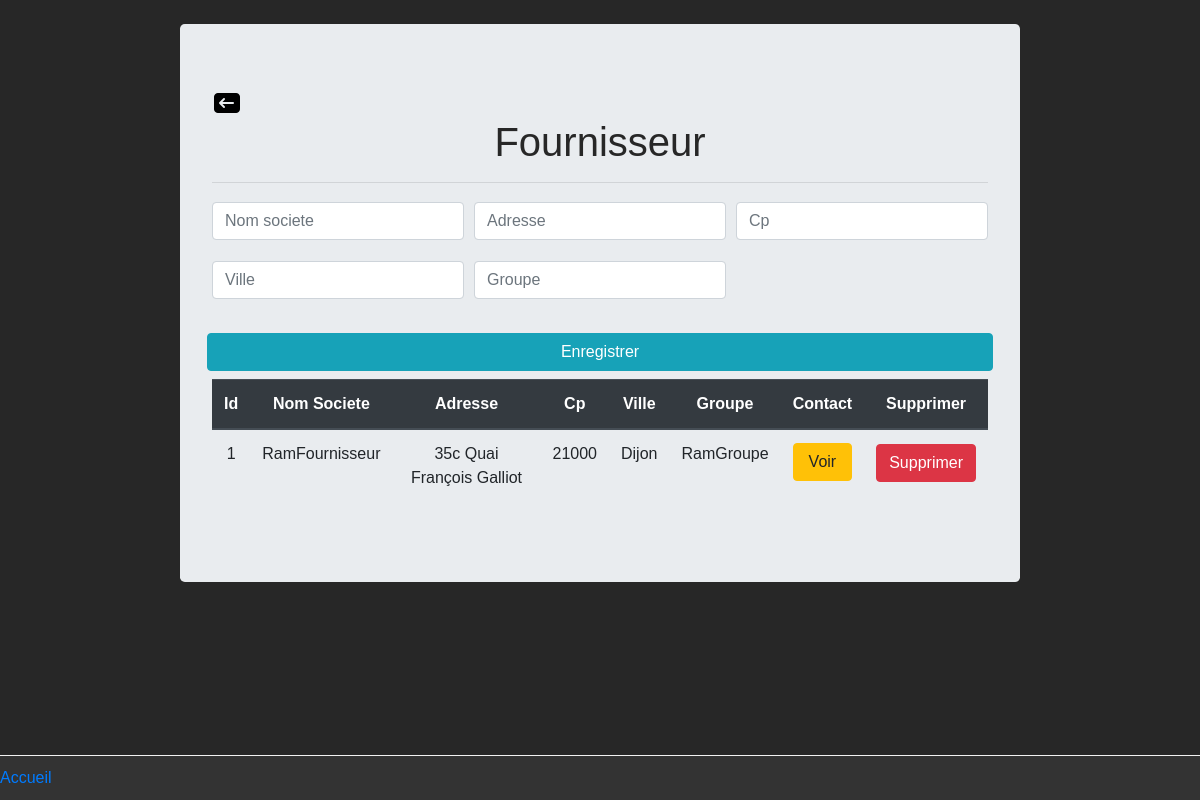
Screenshot of /page/bdd/fournisseurbdd.php with the database file from the repository.
### tables this page shows
CREATE TABLE `fournisseur` (
  `id` int(11) NOT NULL,
  `nom_societe` varchar(50) NOT NULL,
  `adresse` varchar(150) NOT NULL,
  `cp` int(11) NOT NULL,
  `ville` varchar(50) NOT NULL,
  `groupe` varchar(50) NOT NULL
);

### controller/RecupData.php (called while the page is built, shortened)
<?php
class RecupData
{
    public static function getAllFournisseurs()
    {
        $bdd = new PDO('mysql:host=localhost;dbname=chiffrage;','root','');
        return $bdd->query('SELECT * FROM fournisseur')->fetchAll(PDO::FETCH_OBJ);
    }
}

### page/bdd/fournisseurbdd.php (the view, shortened to what this page needs)
<?php
include_once('../../Controller/RecupData.php');
$lesFournisseurs = RecupData::getAllFournisseurs();
?>
<!DOCTYPE html>
<html lang="en">
    <head>
        <link rel="stylesheet" href="../../css/bootstrap.min.css">
        <link rel="stylesheet" href="../../css/style.css">
    </head>
    <body>
        <div class="jumbotron">
            <a href="modification.php"><img src="../../img/retour.png"/></a>
            <h1>
                Fournisseur
            </h1>
            <hr>
            <form action="../../Controller/Post/bdd/Fournisseurbddadd_post.php" method="post">
                <div class="form-row">
                    <div class="col-md-4 mb-3"><input type="text" class="form-control" name="nom_societe" placeholder="Nom societe"></div>
                    <div class="col-md-4 mb-3"><input type="text" class="form-control" name="adresse" placeholder="Adresse"></div>
                    <div class="col-md-4 mb-3"><input type="text" class="form-control" name="cp" placeholder="Cp"></div>
                    <div class="col-md-4 mb-3"><input type="text" class="form-control" name="ville" placeholder="Ville"></div>
                    <div class="col-md-4 mb-3"><input type="text" class="form-control" name="groupe" placeholder="Groupe"></div>
                    <input type="submit" class="btn btn-info" value="Enregistrer">
                </div>
            </form>
            <div style="overflow-x:auto;">
            <table class="table">
                <thead class="thead-dark">
                <tr>
                    <th scope="col">Id</th>
                    <th scope="col">Nom Societe</th>
                    <th scope="col">Adresse</th>
                    <th scope="col">Cp</th>
                    <th scope="col">Ville</th>
                    <th scope="col">Groupe</th>
                    <th scope="col">Contact</th>
                    <th scope="col">Supprimer</th>
                </tr>
                </thead>
                <?php
                foreach($lesFournisseurs as $unFournisseur)
                {
                    ?>
                    <form action="../../Controller/Post/bdd/Fournisseurbdddel_post.php" method="post">
                    <tbody>
                        <tr>
                            <td><?php echo $unFournisseur->id ?></td>
                            <td><?php echo $unFournisseur->nom_societe ?></td>
                            <td><?php echo $unFournisseur->adresse ?></td>
                            <td><?php echo $unFournisseur->cp ?></td>
                            <td><?php echo $unFournisseur->ville ?></td>
                            <td><?php echo $unFournisseur->groupe ?></td>
                            <td><a href="contactfournisseurbdd.php?id=<?php echo $unFournisseur->id ?>" class="btn btn-warning">Voir</a></td>
                            <td><input type="submit" class="btn btn-danger" value="Supprimer"></td>
                        </tr>
                    </tbody>
                    </form>
                    <?php
                    }
                ?>
            </table>
            </div>
        </div>
    </body>
    <div class="footer">
        <a href="../../index.php" style="float: left;">Accueil</a>
    </div>
</html>

### css/style.css (style rules this page uses)
body { margin: 0; margin-top: 2%; margin-bottom: 2%; background: #272727; color: #272727; font-family: Arial, Helvetica, sans-serif; }
h1 { text-align: center; }
.footer { position: fixed; bottom: 0; width:100%; background:#333; color: #f2f2f2; border-top: 1px solid #f2f2f2; padding-top: 10px; padding-bottom: 10px; text-align: center; }
.jumbotron { width: 70%; margin: auto; margin-bottom: 15%; }
.btn { width: 100%; margin-top: 2%; }
input { margin-top: 1%; margin-bottom: 1%; }
table { text-align: center; }

### rows the page displays
fournisseur: id "1", nom_societe "RamFournisseur", adresse "35c Quai François Galliot", cp "21000", ville "Dijon", groupe "RamGroupe"
